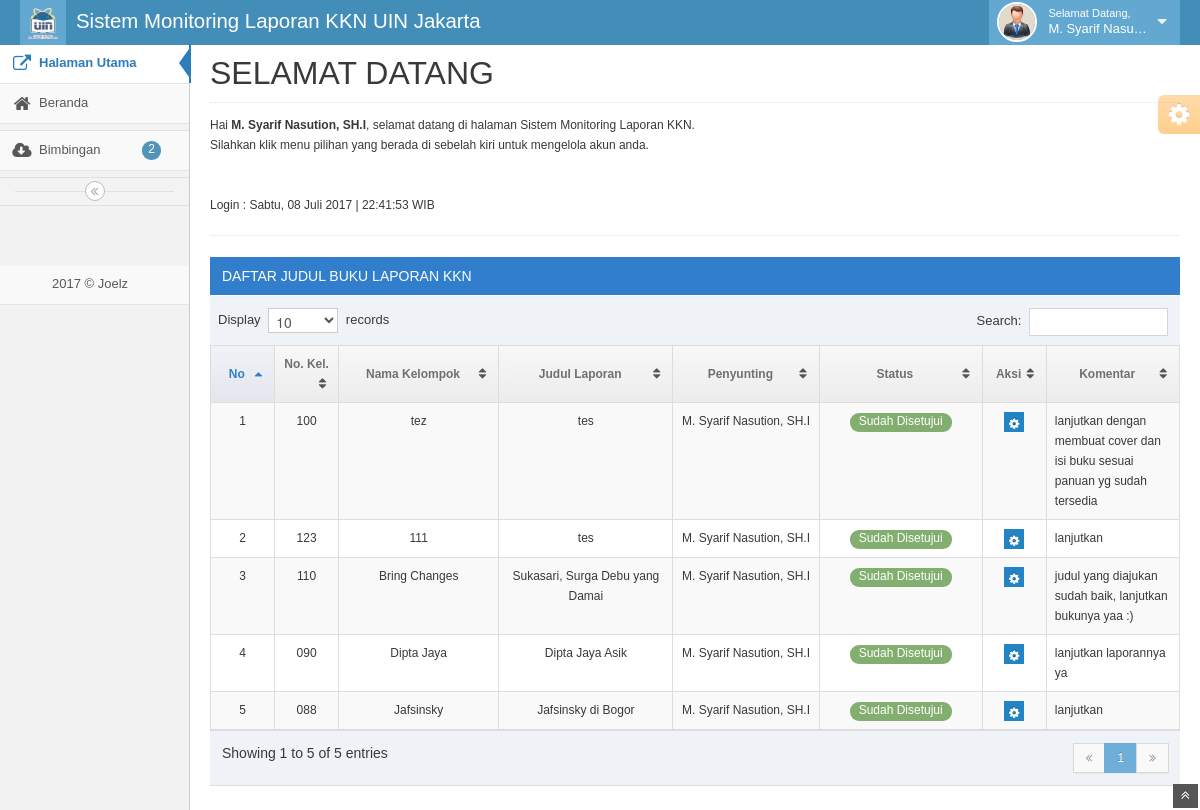
Page /media.php?page=home (signed in) on the committed database.
### tables this page shows
CREATE TABLE IF NOT EXISTS `penugasan` (
  `pid` int(11) NOT NULL AUTO_INCREMENT,
  `nkel` varchar(4) NOT NULL,
  `status` enum('0','1','2') NOT NULL DEFAULT '0',
  `id_dosen` int(11) DEFAULT NULL,
  `sTgl` date DEFAULT NULL,
  `judul` varchar(150) DEFAULT NULL,
  `komentar` varchar(300) DEFAULT NULL,
  `statJudul` enum('0','1','2') DEFAULT '0',
  PRIMARY KEY (`pid`)
);

CREATE TABLE IF NOT EXISTS `mahasiswa` (
  `mid` int(15) NOT NULL AUTO_INCREMENT,
  `nkel` varchar(4) NOT NULL,
  `mNama` varchar(50) NOT NULL,
  `mTelp` varchar(15) NOT NULL,
  `mEmail` varchar(50) NOT NULL,
  `mDesaKota` text NOT NULL,
  `username` varchar(100) NOT NULL,
  `password` varchar(100) NOT NULL,
  `mfoto` varchar(100) NOT NULL,
  PRIMARY KEY (`mid`),
  UNIQUE KEY `nkel` (`nkel`)
);

CREATE TABLE IF NOT EXISTS `dosen` (
  `id_dosen` int(9) NOT NULL AUTO_INCREMENT,
  `nip` varchar(50) NOT NULL,
  `nama_lengkap` varchar(100) NOT NULL,
  `username_login` varchar(100) NOT NULL,
  `password_login` varchar(100) NOT NULL,
  `alamat` text NOT NULL,
  `no_telp` varchar(20) NOT NULL,
  `email` varchar(50) DEFAULT NULL,
  PRIMARY KEY (`id_dosen`)
);

### config/konfigurasi.php (called while the page is built)
<?php
$_CONFIG['appname'] = "Sistem Monitoring Laporan KKN UIN Jakarta";
$_CONFIG['owner'] = "LPPM UIN Jakarta";
$_CONFIG['owneraddress'] = "Jalan Ir. H. Juanda, Ciputat";
$_CONFIG['ownercity'] = "Banten";
$_CONFIG['ownerpostalcode'] = "97582";
$_CONFIG['ownertelp'] = "0211-xxxxxx";
$_CONFIG['ownerfax'] = "0211-xxxxxx";
$_CONFIG['owneremail'] = "lppm@uinjkt.ac.id";
$_CONFIG['slogo'] = "../images/logokecil.png";
$_CONFIG['llogo'] = "images/logosedang.png";
$_CONFIG['sysheader'] = "images/header.jpg";
$_CONFIG['syscopyright'] = "Joelz";
$_CONFIG['syskop'] = "../images/favicon.png";
$_CONFIG['syscolor'] = "#00BE67";
$_CONFIG['tinggikop'] = 100;
?>

### config/fungsiku.php (called while the page is built, shortened)
<?php
function getValue($field,$table,$term){
	$z = mysql_fetch_array(mysql_query("SELECT $field FROM $table WHERE $term"));
	return $z[0];
}
function getNumRows($query){
	$z = mysql_num_rows(mysql_query("$query"));
	return $z;
}
?>

### config/fungsi_indotgl.php (called while the page is built, shortened)
<?php
function getTglIndo($tgl){
	$tanggal = substr($tgl,8,2);
	$bulan = getBulan(substr($tgl,5,2));
	$tahun = substr($tgl,0,4);
	return $tanggal.' '.$bulan.' '.$tahun;
}
function getBulan($bln){
	switch ($bln){
		case 1: return "Januari";break;
		case 7: return "Juli";break;
	}
}
function getHari($x){
	$hari = array("Minggu","Senin","Selasa","Rabu","Kamis","Jumat","Sabtu");
	return $hari[$x];
}
?>

### home.php (the view, shortened to what this page needs)
<?php
$page = $_GET['page'];
	$hari_s = getHari(date("w"));
	echo "
	<h1 class='page-header'>SELAMAT DATANG</h1>
	<p>Hai <b>$_SESSION[uNama]</b>, selamat datang di halaman Sistem Monitoring Laporan KKN.<br> Silahkan klik menu pilihan yang berada
	di sebelah kiri untuk mengelola akun anda. </p>
	<p>&nbsp;</p>
	<p>Login : $hari_s, ".getTglIndo(date('Y m d'))." | ".date('H:i:s')." WIB</p><hr>";
	if ($_SESSION['uLevel']==3){
		include 'mod/mahasiswa/judul.php';
	}elseif ($_SESSION['uLevel']=='2'){
  		?>
  		<?php
if($_GET[act]=="judulacc"){
$e = mysql_fetch_array(mysql_query("SELECT a.*,b.* FROM penugasan a JOIN mahasiswa b ON a.nkel=b.nkel WHERE a.pid='$_GET[id]'"));
?>
<div class="widget-box">
<div class="widget-header widget-header-flat"><h2 class="smaller">Terima Judul Buku Laporan</h2></div>
<div class="widget-body">
<div class="widget-main">
	<form method="POST" enctype="multipart/form-data" class="form-horizontal">
		<input type="hidden" name="id" value="<?php echo $e['pid'];?>">
		<div class="control-group">
			<label class="control-label" for="nim">Judul Laporan</label>
			<div class="controls">
				<input class="input-large" type="text" id="judul" name="judul" value="<?php echo $e[judul];?>" readonly required>
			</div>
		</div>
		<div class="control-group">
			<label class="control-label" for="nim">No. Kel</label>
			<div class="controls">
				<input class="input-large" type="text" id="nim" name="nim" value="<?php echo $e[nkel];?>" readonly required>
			</div>
		</div>
		<div class="control-group">
			<label class="control-label" for="nama">Nama Kelompok</label>
			<div class="controls">
				<input class="input-xlarge" type="text" id="nama" name="nama" value="<?php echo $e[mNama];?>" readonly required>
			</div>
		</div>
		<div class="control-group">
			<label class="control-label" for="nama">Desa / Kota</label>
			<div class="controls">
				<input class="input-xlarge" type="text" id="nama" name="nama" value="<?php echo $e[mDesaKota];?>" readonly required>
			</div>
		</div>
		<div class="control-group">
			<label class="control-label" for="nama">Status Judul</label>
			<div class="controls">
				<input class="input-xlarge" type="text" id="nama" name="nama" value="Terima" readonly required>
			</div>
		</div>
		<div class="control-group">
			<label class="control-label" for="nama">Komentar</label>
			<div class="controls">
				<textarea name="komentar" id="komentar"></textarea>
			</div>
		</div>
		<div class="form-actions">
			<button class="btn btn-info" type="submit" name="simpan">
				<i class="icon-save bigger-110"></i>Simpan
			</button>
			<a class="btn" href="media.php?page=<?php echo $_GET[page];?>">
				<i class="icon-undo bigger-110"></i>Batal
			</a>
		</div>
	</form>
	<?php
	if (isset($_POST[simpan])){
		$q= mysql_query("UPDATE penugasan SET statJudul='2',
		judul='$_POST[judul]', komentar='$_POST[komentar]' WHERE pid='$_POST[id]'");
		if ($q){
			echo "<script>
			 		notifsukses('Success','Data Tersimpan..!!');
			  		setTimeout('window.location.href=\"media.php?page=$page\"', 2000)
			      </script>";
		}else{
			echo "<script>
			      notiferror('Failed','Data Gagal Tersimpan..!!');
			  		setTimeout(function() { history.go(-1); }, 2000);
			      </script>";
		}
	}
}else{
	?>
		<div class="table-header">
		   DAFTAR JUDUL BUKU LAPORAN KKN
		</div>
		<div class="row-fluid">
		<table id="myTable" class="table table-striped table-bordered table-hover">
		<thead>
		    <tr>
		    <th class="center" width="30px">No</th>
		    <th class="center" width="30px">No. Kel.</th>
		    <th class="center" width="100px">Nama Kelompok</th>
		    <th class="center" width="110px">Judul Laporan</th>
		    <th class="center" width="90px">Penyunting</th>
		    <th class="center" width="50px">Status</th>
		    <th class="center" width="30px">Aksi</th>
		    <th class="center" width="80px">Komentar</th>
		    </tr>
		</thead>
		<tbody>
		<?php
	 	$qry = mysql_query("SELECT a.*,b.* FROM penugasan a
	 							  LEFT JOIN mahasiswa b ON a.nkel=b.nkel
	 							 where a.id_dosen='$_SESSION[uId]'");
		 while ($d = mysql_fetch_array($qry)){
	      ?>
	      <tr>
	      <?php
	      $no++;
	      $peny = getValue("nama_lengkap","dosen","id_dosen='$d[id_dosen]'");
	      ?>
	      <td class='center'><?php echo "$no" ?></td>
	      <td class='center'><?php echo "$d[nkel]" ?></td>
	      <td class='center'><?php echo "$d[mNama]" ?></td>
	      <td class='center'><?php echo "$d[judul]" ?></td>
	      <td class='center'><?php echo"$peny" ?></td>
	      <td class="center">
	      <?php
	      if ($d[statJudul]=='0') {
	      	echo "<span class='badge badge-warning'>Belum Disetujui</span>";
	      }elseif ($d[statJudul]=='1') {
	      	echo "<span class='badge badge-danger'>Ditolak</span>";
	      }elseif ($d[statJudul]=='2') {
	      	echo"<span class='badge badge-success'>Sudah Disetujui</span>";
	      }else{
	      	echo "<span class='badge badge-warning'>Belum Disetujui</span>";
	      }
	      ?>
	      </td>
	      <td class="center">
	      	<div class='inline position-relative'>
              <button class='btn btn-minier btn-primary dropdown-toggle' data-toggle='dropdown'><i class='icon-cog icon-only bigger-110'></i></button>
	            </div>
	      </td>
	      <td><?php echo "$d[komentar]" ?></td>
	     </tr>
	   <?php
	   }
	 }
	   ?>
		</tbody>
		</table>
		</div>
		<?php
	}
	?>

### media.php (shortened to what this page needs)
<?php
include "config/fungsi_indotgl.php";
include "config/fungsiku.php";
include 'config/konfigurasi.php';
?>
<!DOCTYPE html>
<html lang="en">
<head>
		<link href="assets/css/bootstrap.min.css" rel="stylesheet" />
		<link href="assets/css/bootstrap-responsive.min.css" rel="stylesheet" />
		<link rel="stylesheet" href="assets/css/font-awesome.min.css" />
		<link rel="stylesheet" href="assets/css/chosen.css" />
		<link rel="stylesheet" href="assets/css/datepicker.css" />
		<link rel="stylesheet" href="assets/css/bootstrap-timepicker.css" />
		<link rel="stylesheet" href="assets/css/jquery-ui-1.10.3.custom.min.css" />
		<link rel="stylesheet" href="assets/css/jquery.gritter.css" />
		<link rel="stylesheet" href="assets/css/ace.min.css" />
		<link rel="stylesheet" href="assets/css/ace-responsive.min.css" />
		<link rel="stylesheet" href="assets/css/ace-skins.min.css" />
	</head>
	<body>
		<div class="navbar" id="navbar">
			<div class="navbar-inner">
				<div class="container-fluid">
					<ul class="nav ace-nav">
						<li class="light-blue">
							<a href="#">
								<img src="images/favicon.png" width="30px">
							</a>
						</li>
					</ul>
					<a href="#" class="brand">
						<small>
							<?php echo $_CONFIG['appname'];?>
						</small>
					</a>
					<ul class="nav ace-nav pull-right">
						<?php
						if(!empty($_SESSION['uId'])){
						?>
							<li class="light-blue">
							<a data-toggle="dropdown" href="#" class="dropdown-toggle">
							<?php
								if ($_SESSION['uLevel']==2){
                           $mfoto = (empty($_SESSION['uFoto']) ? "images/photo.jpg" : "foto_dosen/$_SESSION[uFoto]");
                        }else{
                           $mfoto = (empty($_SESSION['uFoto']) ? "images/photo.jpg" : "logo_kel/$_SESSION[uFoto]");
                        }
                     ?>
								<?php
								if (empty($_SESSION['uFoto'])){
								?>
									<img class="nav-user-photo" src="images/photo.jpg" alt="<?php echo $_SESSION['uNama'];?>">
								<?php
								}else{
								?>
									<img class="nav-user-photo" src="<?php echo $mfoto;?>" alt="<?php echo $_SESSION['uNama'];?>">
								<?php
								}
								?>
								<span class="user-info">
									<small>Selamat Datang,</small><?php echo $_SESSION['uNama'];?>
								</span>
								<i class="icon-caret-down"></i>
							</a>
							</li>
						<?php
						}
						?>
					</ul>
				</div>
			</div>
		</div>
		<div class="main-container container-fluid">
			<div class="sidebar" id="sidebar">
				<?php
					include "menu.php";
				?>
				<div class="sidebar-collapse" id="sidebar-collapse">
					<i class="icon-double-angle-left" data-icon1="icon-double-angle-left" data-icon2="icon-double-angle-right"></i>
				</div>
				<br><br><br>
				<ul class="nav-list">
				<li><a href="#"><span class="menu-text"><center><?php echo date("Y");?> &copy; <?php echo $_CONFIG['syscopyright'];?></center></span></a></li>
			</ul>
			</div>
			<div class="main-content">
				<div class="page-content">
					<?php
						include "dashboard.php";
					?>
				</div>
				<div class="ace-settings-container" id="ace-settings-container">
					<div class="btn btn-app btn-mini btn-warning ace-settings-btn" id="ace-settings-btn">
						<i class="icon-cog bigger-150"></i>
					</div>
				</div>
			</div>
		</div>
		<a href="#" id="btn-scroll-up" class="btn-scroll-up btn btn-small btn-inverse">
			<i class="icon-double-angle-up icon-only bigger-110"></i>
		</a>
	</body>
</html>

### menu.php (shortened to what this page needs)
<ul class="nav nav-list">
	<li class="active"><a href="index.php"><i class="icon-external-link"></i><span class="menu-text">Halaman Utama</span></a></li>
	<li><a href="?page=home"><i class="icon-home"></i><span class="menu-text">Beranda</span></a></li>
	<div class="sidebar-collapse" id=""></div>
	<?php
	if ($_SESSION['uLevel']==2){
		$jnkonsul = getNumRows("SELECT kId FROM konsultasi WHERE dosId='$_SESSION[uId]' AND kBaca='0'");
		if ($jnkonsul>0){
			$jkon = "<span data-rel='tooltip' data-placement='right' data-original-title='$jnkonsul Konsultasi Belum Diperiksa' class='badge badge-info'>
							$jnkonsul
						</span>";
		}else{
			$jkon = "";
		}
	?>
		<li><a href="?page=bimbingan" class="dropdown-toggle"><i class="icon-cloud-download"></i><span class="menu-text">Bimbingan <?php echo $jkon;?></span></a></li>
	<?php
	}
	?>
	<div class="sidebar-collapse" id=""></div>
</ul>

### dashboard.php
<?php
if ($_GET[page]=='home'){
	include 'home.php';
}elseif($_GET[page]=='bimbingan'){
	include 'mod/dosen/bimbingan.php';
}elseif($_GET[page]=='komen'){
	include 'mod/dosen/komentarbaru.php';
}
elseif($_GET[page]=='konsul'){
	include 'mod/mahasiswa/konsultasi.php';
}elseif($_GET[page]=='ljudul'){
	include 'mod/mahasiswa/ljudul.php';
}elseif($_GET[page]=='dosen'){
	include 'mod/mahasiswa/dosen.php';
}
else{
	include 'error.php';
}
?>

### rows in the picture
penugasan: mahasiswa.nkel "100", mahasiswa.mNama "tez", judul "tes", id_dosen.nama_lengkap "M. Syarif Nasution, SH.I", statJudul "Sudah Disetujui", komentar "lanjutkan dengan membuat cover dan isi buku sesuai panuan yg sudah tersedia"
penugasan: mahasiswa.nkel "123", mahasiswa.mNama "111", judul "tes", id_dosen.nama_lengkap "M. Syarif Nasution, SH.I", statJudul "Sudah Disetujui", komentar "lanjutkan"
penugasan: mahasiswa.nkel "110", mahasiswa.mNama "Bring Changes", judul "Sukasari, Surga Debu yang Damai", id_dosen.nama_lengkap "M. Syarif Nasution, SH.I", statJudul "Sudah Disetujui", komentar "judul yang diajukan sudah baik, lanjutkan bukunya yaa :)"
penugasan: mahasiswa.nkel "090", mahasiswa.mNama "Dipta Jaya", judul "Dipta Jaya Asik", id_dosen.nama_lengkap "M. Syarif Nasution, SH.I", statJudul "Sudah Disetujui", komentar "lanjutkan laporannya ya"
penugasan: mahasiswa.nkel "088", mahasiswa.mNama "Jafsinsky", judul "Jafsinsky di Bogor", id_dosen.nama_lengkap "M. Syarif Nasution, SH.I", statJudul "Sudah Disetujui", komentar "lanjutkan"

### other values in the picture
$_CONFIG['appname'] "Sistem Monitoring Laporan KKN UIN Jakarta"
$_SESSION['uNama'] "M. Syarif Nasu…"
$jnkonsul "2"
$_CONFIG['syscopyright'] "Joelz"
$_SESSION[uNama] "M. Syarif Nasution, SH.I"
$hari_s "Sabtu"
